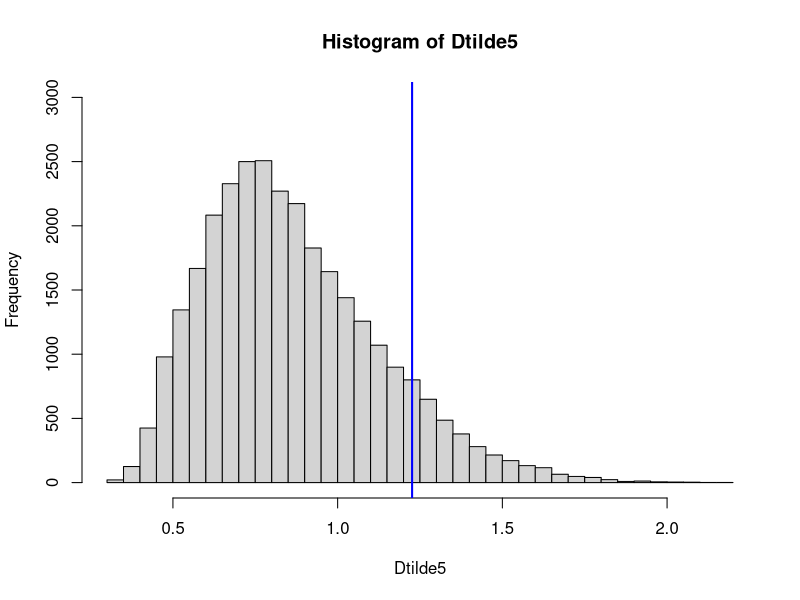
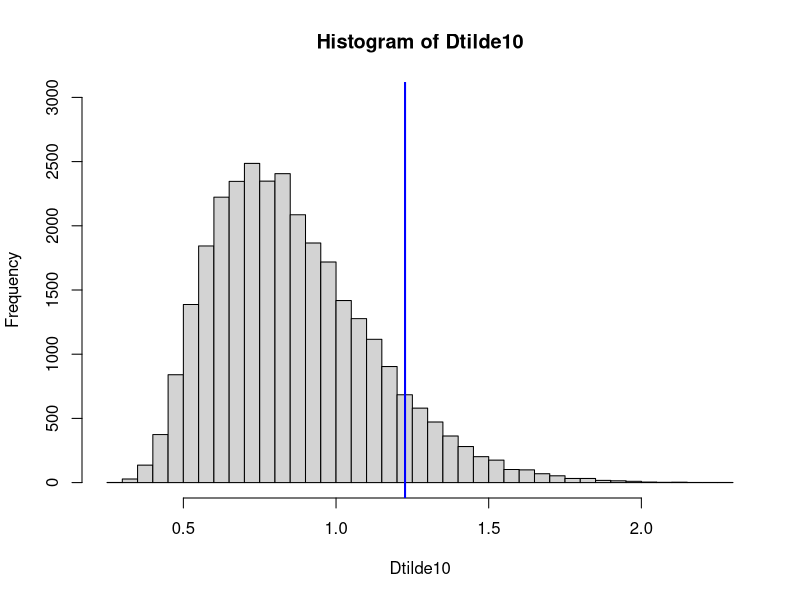
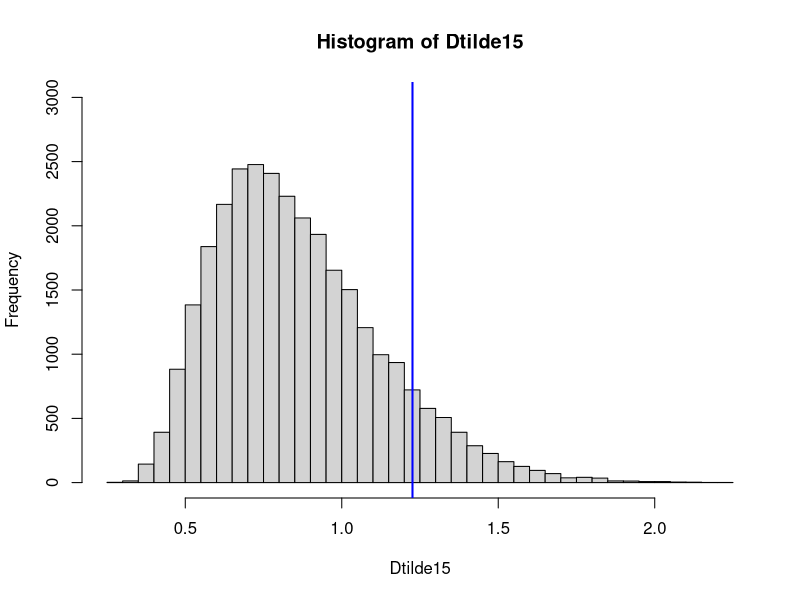
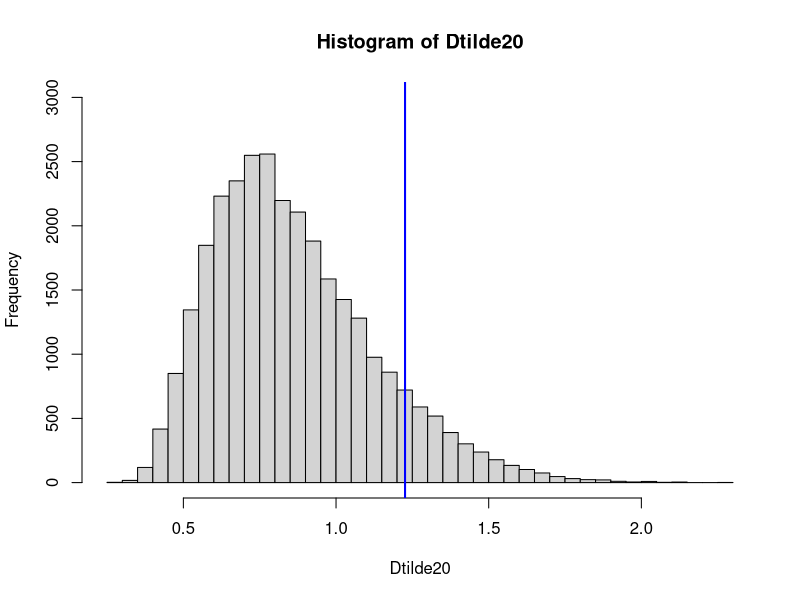
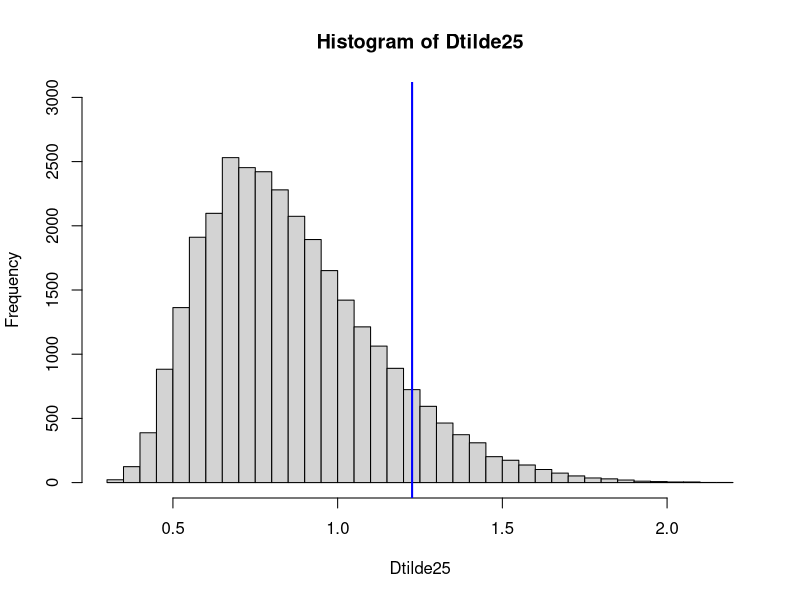
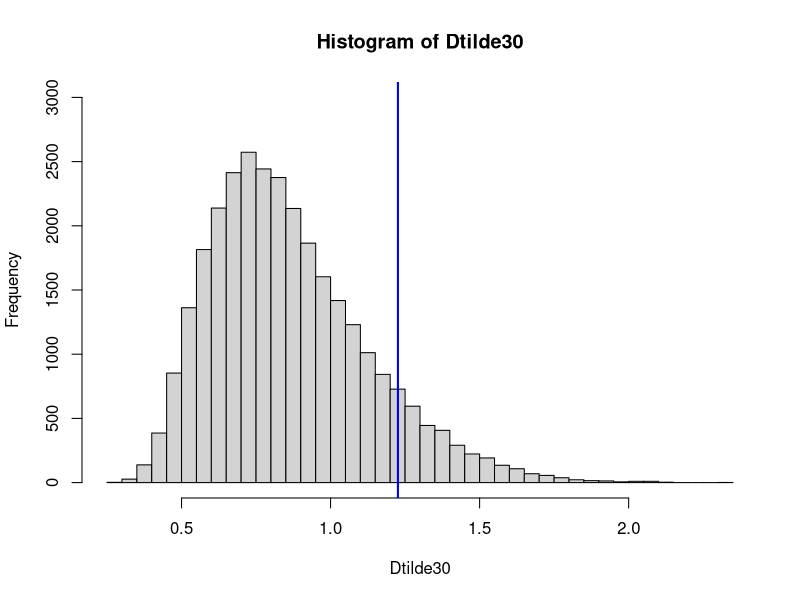
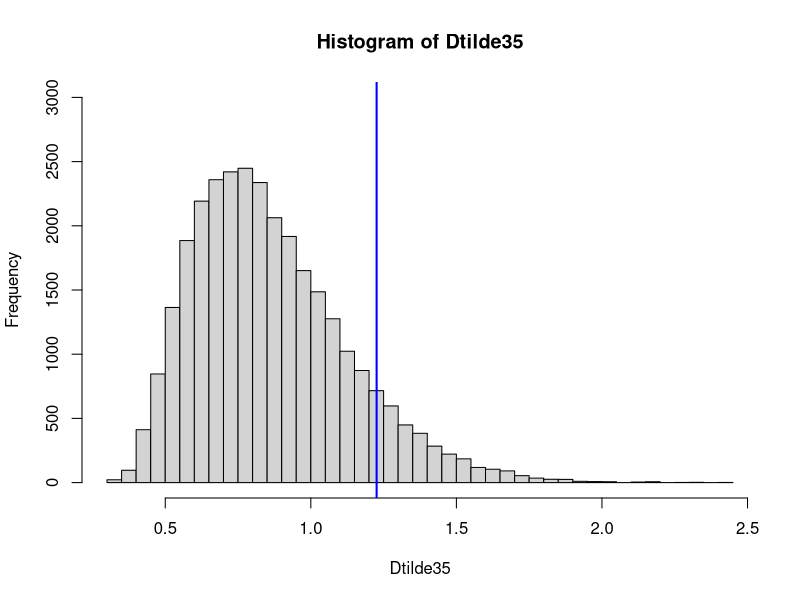
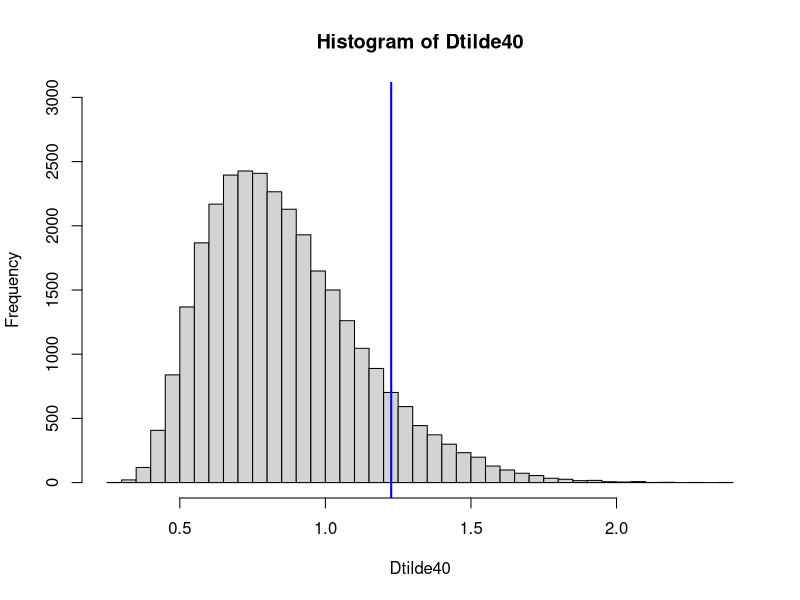

Here is the R script that generated these plots, in order:

########################n=5#######################
n=5
x5 = rnorm(5)
reps = 30000
Z5 = replicate(reps,rnorm(5))

set.seed(1)
i = 1:n
u = i/n 
um1 = (i-1)/n

D5 = rep(0,30000)

for(i in 1:ncol(Z5)) {

t = Z5[,i]
T = sort(t)
F = pnorm(T,mean=0,sd=1)
D5[i] = max(F - um1 , u - F)

end }

Dtilde5 = D5*(sqrt(n) + 0.12 + (0.11)/sqrt(n))


h1 = hist(Dtilde5, nclass=30,ylim=c(0,3000))
abline(v = 1.226, col = "blue", lwd = 2)

########################n=10#####################

n = 10
x10 = rnorm(10)
reps = 30000
Z10 = replicate(reps,rnorm(10))

set.seed(1)
i = 1:n
u = i/n 
um1 = (i-1)/n

D10 = rep(0,30000)

for(i in 1:ncol(Z10)) {

t = Z10[,i]
T = sort(t)
F = pnorm(T,mean=0,sd=1)
D10[i] = max(F - um1 , u - F)

end }

Dtilde10 = D10*(sqrt(n) + 0.12 + (0.11)/sqrt(n))


h2 = hist(Dtilde10, nclass=30,ylim=c(0,3000))
abline(v = 1.226, col = "blue", lwd = 2)


########################n=15#####################

n = 15
x15 = rnorm(15)
reps = 30000
Z15 = replicate(reps,rnorm(15))

set.seed(1)
i = 1:n
u = i/n 
um1 = (i-1)/n

D15 = rep(0,30000)

for(i in 1:ncol(Z15)) {

t = Z15[,i]
T = sort(t)
F = pnorm(T,mean=0,sd=1)
D15[i] = max(F - um1 , u - F)

end }

Dtilde15 = D15*(sqrt(n) + 0.12 + (0.11)/sqrt(n))


h3 = hist(Dtilde15, nclass=30,ylim=c(0,3000))
abline(v = 1.226, col = "blue", lwd = 2)



########################n=20#####################

n = 20
x20 = rnorm(20)
reps = 30000
Z20 = replicate(reps,rnorm(20))

set.seed(1)
i = 1:n
u = i/n 
um1 = (i-1)/n

D20 = rep(0,30000)

for(i in 1:ncol(Z20)) {

t = Z20[,i]
T = sort(t)
F = pnorm(T,mean=0,sd=1)
D20[i] = max(F - um1 , u - F)

end }

Dtilde20 = D20*(sqrt(n) + 0.12 + (0.11)/sqrt(n))


h4 = hist(Dtilde20, nclass=30,ylim=c(0,3000))
abline(v = 1.226, col = "blue", lwd = 2)



########################n=25#####################

n = 25
x25 = rnorm(25)
reps = 30000
Z25 = replicate(reps,rnorm(25))

set.seed(1)
i = 1:n
u = i/n 
um1 = (i-1)/n

D25 = rep(0,30000)

for(i in 1:ncol(Z25)) {

t = Z25[,i]
T = sort(t)
F = pnorm(T,mean=0,sd=1)
D25[i] = max(F - um1 , u - F)

end }

Dtilde25 = D25*(sqrt(n) + 0.12 + (0.11)/sqrt(n))


h5 = hist(Dtilde25, nclass=30,ylim=c(0,3000))
abline(v = 1.226, col = "blue", lwd = 2)


########################n=30#####################

n = 30
x30 = rnorm(30)
reps = 30000
Z30 = replicate(reps,rnorm(30))

set.seed(1)
i = 1:n
u = i/n 
um1 = (i-1)/n

D30 = rep(0,30000)

for(i in 1:ncol(Z30)) {

t = Z30[,i]
T = sort(t)
F = pnorm(T,mean=0,sd=1)
D30[i] = max(F - um1 , u - F)

end }

Dtilde30 = D30*(sqrt(n) + 0.12 + (0.11)/sqrt(n))


h6 = hist(Dtilde30, nclass=30,ylim=c(0,3000))
abline(v = 1.226, col = "blue", lwd = 2)


########################n=35#####################

n = 35
x35 = rnorm(35)
reps = 30000
Z35 = replicate(reps,rnorm(35))

set.seed(1)
i = 1:n
u = i/n 
um1 = (i-1)/n

D35 = rep(0,30000)

for(i in 1:ncol(Z35)) {

t = Z35[,i]
T = sort(t)
F = pnorm(T,mean=0,sd=1)
D35[i] = max(F - um1 , u - F)

end }

Dtilde35 = D35*(sqrt(n) + 0.12 + (0.11)/sqrt(n))


h7 = hist(Dtilde35, nclass=60,ylim=c(0,3000))
abline(v = 1.226, col = "blue", lwd = 2)


########################n=40#####################

n = 40
x40 = rnorm(40)
reps = 30000
Z40 = replicate(reps,rnorm(40))

set.seed(1)
i = 1:n
u = i/n 
um1 = (i-1)/n

D40 = rep(0,30000)

for(i in 1:ncol(Z40)) {

t = Z40[,i]
T = sort(t)
F = pnorm(T,mean=0,sd=1)
D40[i] = max(F - um1 , u - F)

end }

Dtilde40 = D40*(sqrt(n) + 0.12 + (0.11)/sqrt(n))


h8 = hist(Dtilde40, nclass=30,ylim=c(0,3000))
abline(v = 1.226, col = "blue", lwd = 2)


########################n=50#####################

n = 50
x50 = rnorm(50)
reps = 30000
Z50 = replicate(reps,rnorm(50))

set.seed(1)
i = 1:n
u = i/n 
um1 = (i-1)/n

D50 = rep(0,30000)

for(i in 1:ncol(Z50)) {

t = Z50[,i]
T = sort(t)
F = pnorm(T,mean=0,sd=1)
D50[i] = max(F - um1 , u - F)

end }

Dtilde50 = D50*(sqrt(n) + 0.12 + (0.11)/sqrt(n))


h5 = hist(Dtilde50, nclass=30,ylim=c(0,3000))
abline(v = 1.226, col = "blue", lwd = 2)



################ola ta histograms################

par(mfrow=c(3,3))
h1 = hist(Dtilde5, nclass=30,ylim=c(0,3000),xlab="D*",ylab="Number In Bin" ,main = "n=5",col="white",lty=0)
lines(c(h1$breaks, max(h1$breaks)),
       c(0,h1$counts,0), type='S')
abline(v = 1.226, col = "blue", lwd = 2 , lty = 2)
h2 = hist(Dtilde10, nclass=30,ylim=c(0,3000),xlab="D*",ylab="Number In Bin",main = "n=10",col="white",lty=0)
lines(c(h2$breaks, max(h2$breaks)),
       c(0,h2$counts,0), type='S')
abline(v = 1.226, col = "blue", lwd = 2 , lty = 2)
h3 = hist(Dtilde15, nclass=30,ylim=c(0,3000),xlab="D*",ylab="Number In Bin",main = "n=15",col="white",lty=0)
lines(c(h3$breaks, max(h3$breaks)),
       c(0,h3$counts,0), type='S')
abline(v = 1.226, col = "blue", lwd = 2 , lty = 2)
h4 = hist(Dtilde20, nclass=30,ylim=c(0,3000),xlab="D*",ylab="Number In Bin",main = "n=20",col="white",lty=0)
lines(c(h4$breaks, max(h4$breaks)),
       c(0,h4$counts,0), type='S')
abline(v = 1.226, col = "blue", lwd = 2 , lty = 2)
h5 = hist(Dtilde25, nclass=30,ylim=c(0,3000),xlab="D*",ylab="Number In Bin",main = "n=25",col="white",lty=0)
lines(c(h5$breaks, max(h5$breaks)),
       c(0,h5$counts,0), type='S')
abline(v = 1.226, col = "blue", lwd = 2 , lty = 2)
h6 = hist(Dtilde30, nclass=30,ylim=c(0,3000),xlab="D*",ylab="Number In Bin",main = "n=30",col="white",lty=0)
lines(c(h6$breaks, max(h6$breaks)),
       c(0,h6$counts,0), type='S')
abline(v = 1.226, col = "blue", lwd = 2 , lty = 2)
h7 = hist(Dtilde35, nclass=60,ylim=c(0,3000),xlab="D*",ylab="Number In Bin",main = "n=35",col="white",lty=0)
lines(c(h7$breaks, max(h7$breaks)),
       c(0,h7$counts,0), type='S')
abline(v = 1.226, col = "blue", lwd = 2 , lty = 2)
h8 = hist(Dtilde40, nclass=30,ylim=c(0,3000),xlab="D*",ylab="Number In Bin",main = "n=40",col="white",lty=0)
lines(c(h8$breaks, max(h8$breaks)),
       c(0,h8$counts,0), type='S')
abline(v = 1.226, col = "blue", lwd = 2 , lty = 2)
h9 = hist(Dtilde50, nclass=30,ylim=c(0,3000),xlab="D*",ylab="Number In Bin",main = "n=50",col="white",lty=0)
lines(c(h9$breaks, max(h9$breaks)),
       c(0,h9$counts,0), type='S')
abline(v = 1.226, col = "blue", lwd = 2 , lty = 2)


